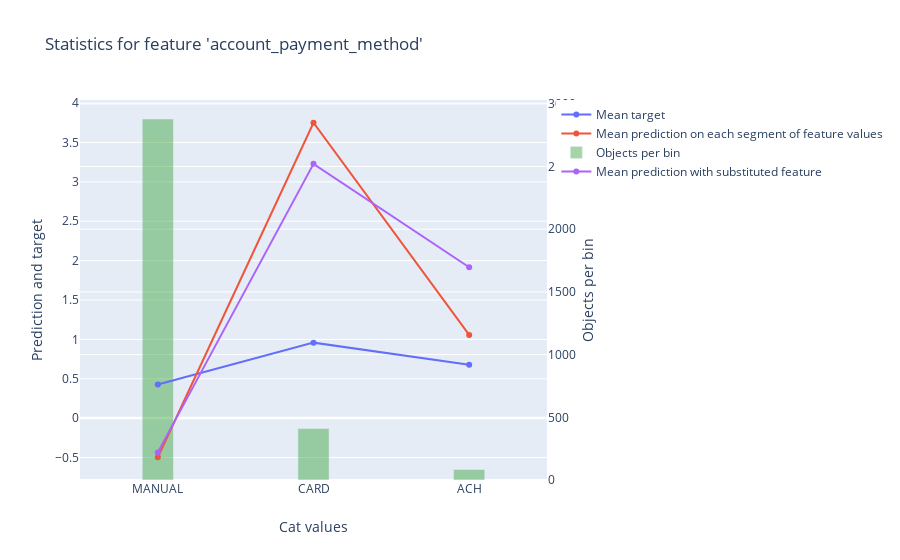

The cell this chart's notebook holds for it:
### Markdown cell above
#### Analysis estadistico de las variables significativas

Mostramos visualizaciones con la estadisticas de las variables mas significativas segun los estudios anteriores.

### Code cell
feature = 'account_payment_method'
res = model.calc_feature_statistics(X_train, y_train, feature, plot=True)

### Figure 1 — Plotly figure (JSON) as saved in the notebook; plotly's stock layout.template omitted (floating-point values rounded to 4 significant figures)
{"data": [{"mode": "lines+markers", "name": "Mean target", "type": "scatter", "xaxis": "x", "y": [0.4262, 0.9585, 0.6786], "yaxis": "y"}, {"mode": "lines+markers", "name": "Mean prediction on each segment of feature values", "type": "scatter", "xaxis": "x", "y": [-0.4965, 3.75, 1.057], "yaxis": "y"}, {"marker": {"color": "rgba(30, 150, 30, 0.4)"}, "name": "Objects per bin", "type": "bar", "width": 0.2, "xaxis": "x", "y": [2879, 410, 84], "yaxis": "y2"}, {"mode": "lines+markers", "name": "Mean prediction with substituted feature", "type": "scatter", "xaxis": "x", "y": [-0.435, 3.229, 1.916], "yaxis": "y"}], "layout": {"title": {"text": "Statistics for feature 'account_payment_method'"}, "xaxis": {"showticklabels": true, "tickmode": "array", "ticktext": ["MANUAL", "CARD", "ACH"], "tickvals": [0, 1, 2], "title": {"text": "Cat values"}}, "yaxis": {"overlaying": "y2", "side": "left", "title": {"text": "Prediction and target"}}, "yaxis2": {"position": 1, "side": "right", "title": {"text": "Objects per bin"}}}}
